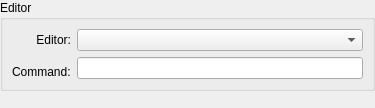
<ui version="4.0" >
 <class>DlgEditorBase</class>
 <widget class="QWidget" name="DlgEditorBase" >
  <property name="geometry" >
   <rect>
    <x>0</x>
    <y>0</y>
    <width>375</width>
    <height>108</height>
   </rect>
  </property>
  <layout class="QVBoxLayout" name="verticalLayout_3" >
   <property name="margin" >
    <number>0</number>
   </property>
   <item>
    <widget class="QGroupBox" name="groupBox_2" >
     <property name="title" >
      <string>Editor</string>
     </property>
     <layout class="QGridLayout" name="gridLayout" >
      <item row="0" column="0" >
       <widget class="QLabel" name="label" >
        <property name="text" >
         <string>Editor:</string>
        </property>
        <property name="alignment">
         <set>Qt::AlignRight|Qt::AlignTrailing|Qt::AlignVCenter</set>
        </property>
        <property name="buddy" >
         <cstring>kcfg_ExternalEditor</cstring>
        </property>
       </widget>
      </item>
      <item row="0" column="1" >
       <widget class="QComboBox" name="kcfg_ExternalEditor" >
        <property name="whatsThis" >
         <string comment="@info:whatsthis" >Choose the editor you want to launch when Okular wants to open a source file.</string>
        </property>
       </widget>
      </item>
      <item rowspan="2" row="1" column="1" >
       <widget class="QStackedWidget" name="stackCommands" >
        <property name="currentIndex" >
         <number>1</number>
        </property>
        <widget class="QWidget" name="page" >
         <layout class="QVBoxLayout" name="verticalLayout_2" >
          <property name="margin" >
           <number>0</number>
          </property>
          <item>
           <widget class="QLineEdit" name="kcfg_ExternalEditorCommand" />
          </item>
         </layout>
        </widget>
        <widget class="QWidget" name="page_2" >
         <layout class="QVBoxLayout" name="verticalLayout" >
          <property name="margin" >
           <number>0</number>
          </property>
          <item>
           <widget class="QLineEdit" name="leReadOnlyCommand" >
            <property name="readOnly" >
             <bool>true</bool>
            </property>
           </widget>
          </item>
         </layout>
        </widget>
       </widget>
      </item>
      <item row="2" column="0" >
       <widget class="QLabel" name="label_2" >
        <property name="text" >
         <string>Command:</string>
        </property>
       </widget>
      </item>
     </layout>
    </widget>
   </item>
   <item>
    <spacer>
     <property name="orientation" >
      <enum>Qt::Vertical</enum>
     </property>
     <property name="sizeType" >
      <enum>QSizePolicy::Expanding</enum>
     </property>
     <property name="sizeHint" stdset="0" >
      <size>
       <width>20</width>
       <height>4</height>
      </size>
     </property>
    </spacer>
   </item>
  </layout>
 </widget>
 <resources/>
 <connections/>
</ui>
